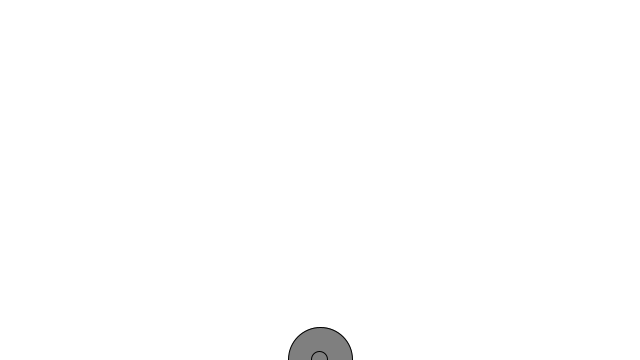
Frame 1 (no input)
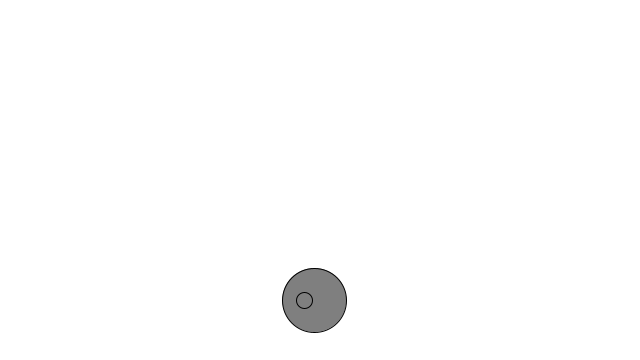
Frame 60 (the mouse pressed at the canvas centre just before this capture)
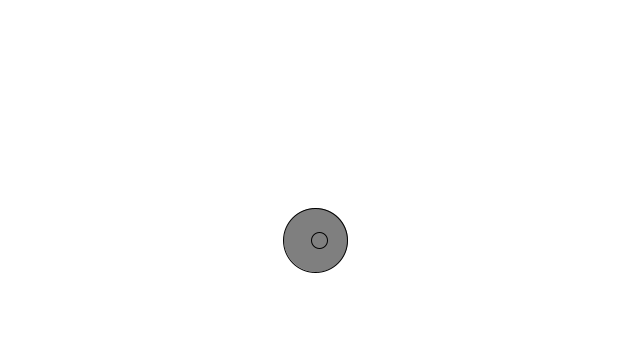
Frame 120 (the mouse held since frame 60 and released just before this capture)

The Processing sketch that drew these frames (run headless with seeded random() and noise(); from frame 60 on, the mouse is pressed at the canvas centre):

// Processing sketch: Bubbling_Up_Array
// ── Bubbling_Up_Array.pde
Bubble[] bubbles = new Bubble[2];

void setup(){
  size(640,360);
  bubbles[0] = new Bubble(64);
  bubbles[1] = new Bubble(16);
}

void draw(){
  background(255);
  bubbles[0].ascend();
  bubbles[0].display();
  bubbles[0].top();
  
  bubbles[1].ascend();
  bubbles[1].display();
  bubbles[1].top();
}

// ── Bubble.pde
class Bubble {
  
  float x;
  float y;
  float diameter;
  
  Bubble(float tempD){
    x = width/2;
    y = height; 
    diameter = tempD;
  }
  
  void ascend(){
    y--;
    x = x + random(-2,2);
  }
  
  void display(){
    stroke(0);
    fill(127);
    ellipse(x,y, diameter, diameter);  
  }
  
  void top(){
    if (y < diameter/2) {
      y = diameter/2;
    }
  }
}
